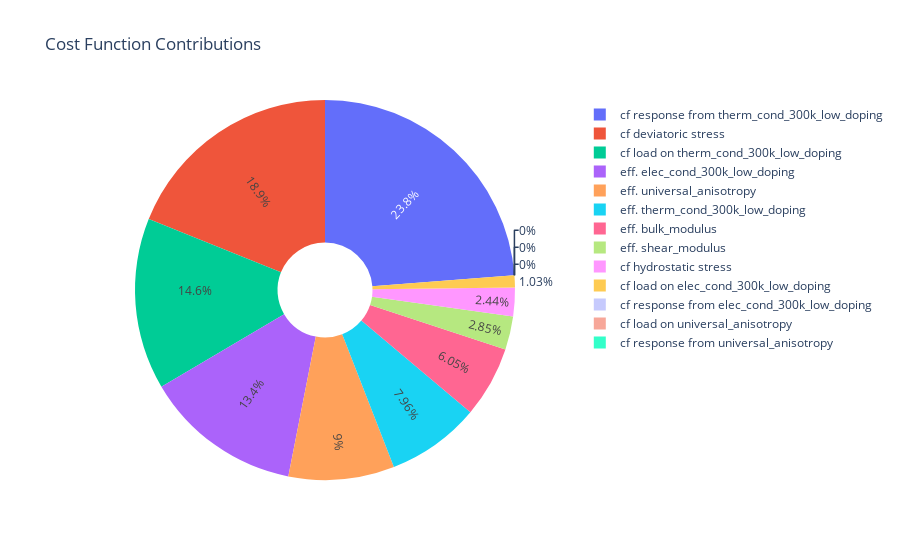

Notebook cell for this chart:
### Code cell
# Plot the contributions to the cost function for the best performer
visualizer.plot_cost_func_contribs()

### Figure 1 — Plotly figure (JSON) as saved in the notebook; plotly's stock layout.template omitted (floating-point values rounded to 4 significant figures)
{"data": [{"hole": 0.25, "insidetextorientation": "radial", "labels": ["eff. elec_cond_300k_low_doping", "eff. therm_cond_300k_low_doping", "eff. bulk_modulus", "eff. shear_modulus", "eff. universal_anisotropy", "cf load on elec_cond_300k_low_doping", "cf response from elec_cond_300k_low_doping", "cf load on therm_cond_300k_low_doping", "cf response from therm_cond_300k_low_doping", "cf hydrostatic stress", "cf deviatoric stress", "cf load on universal_anisotropy", "cf response from universal_anisotropy"], "textinfo": "percent", "type": "pie", "values": [0.1067, 0.06331, 0.04816, 0.02264, 0.0716, 0.008205, 0, 0.1159, 0.189, 0.01942, 0.1505, 0, 0, 0.1455, 0.201, 0.04049, 0.06309, 0.02936, 0.02911, 0.03718, 0.04605, 0.04001, 0.0313, 0, 0, 0.0812, 0.07922, 0.0775, 0.1039]}], "layout": {"showlegend": true, "title": {"text": "Cost Function Contributions"}}}
